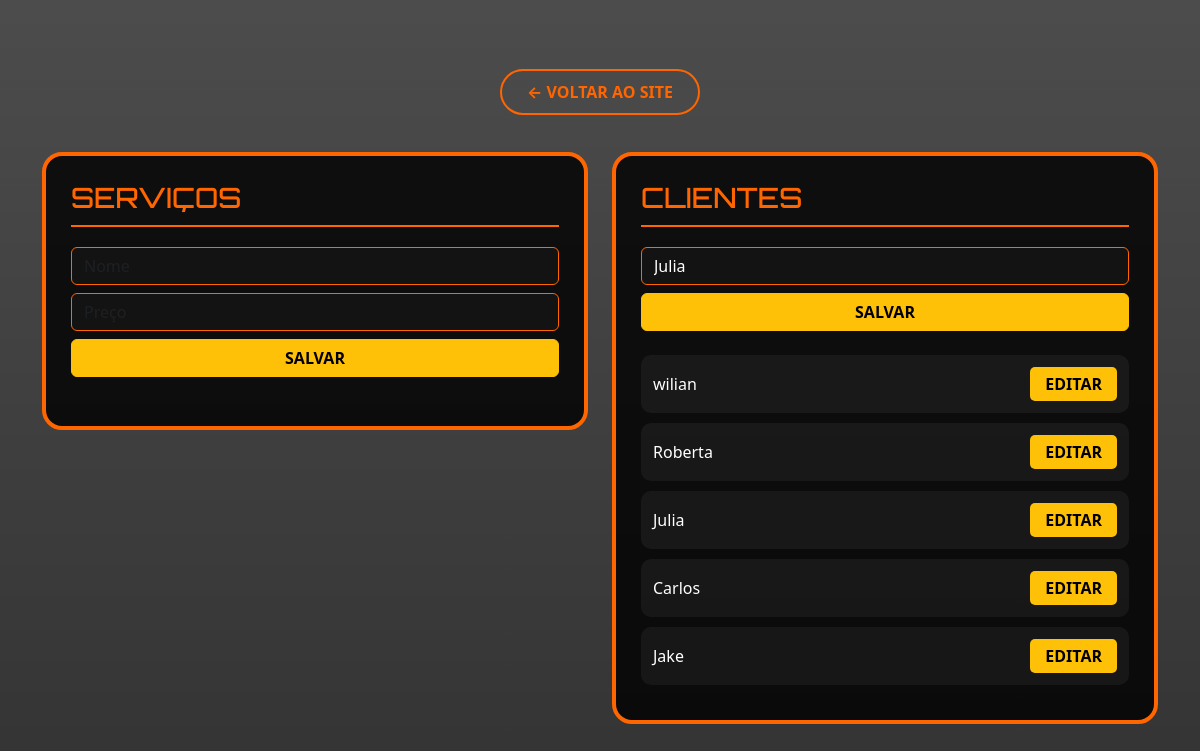
The page /painel/?edit_cliente=3 on the database as committed earlier.
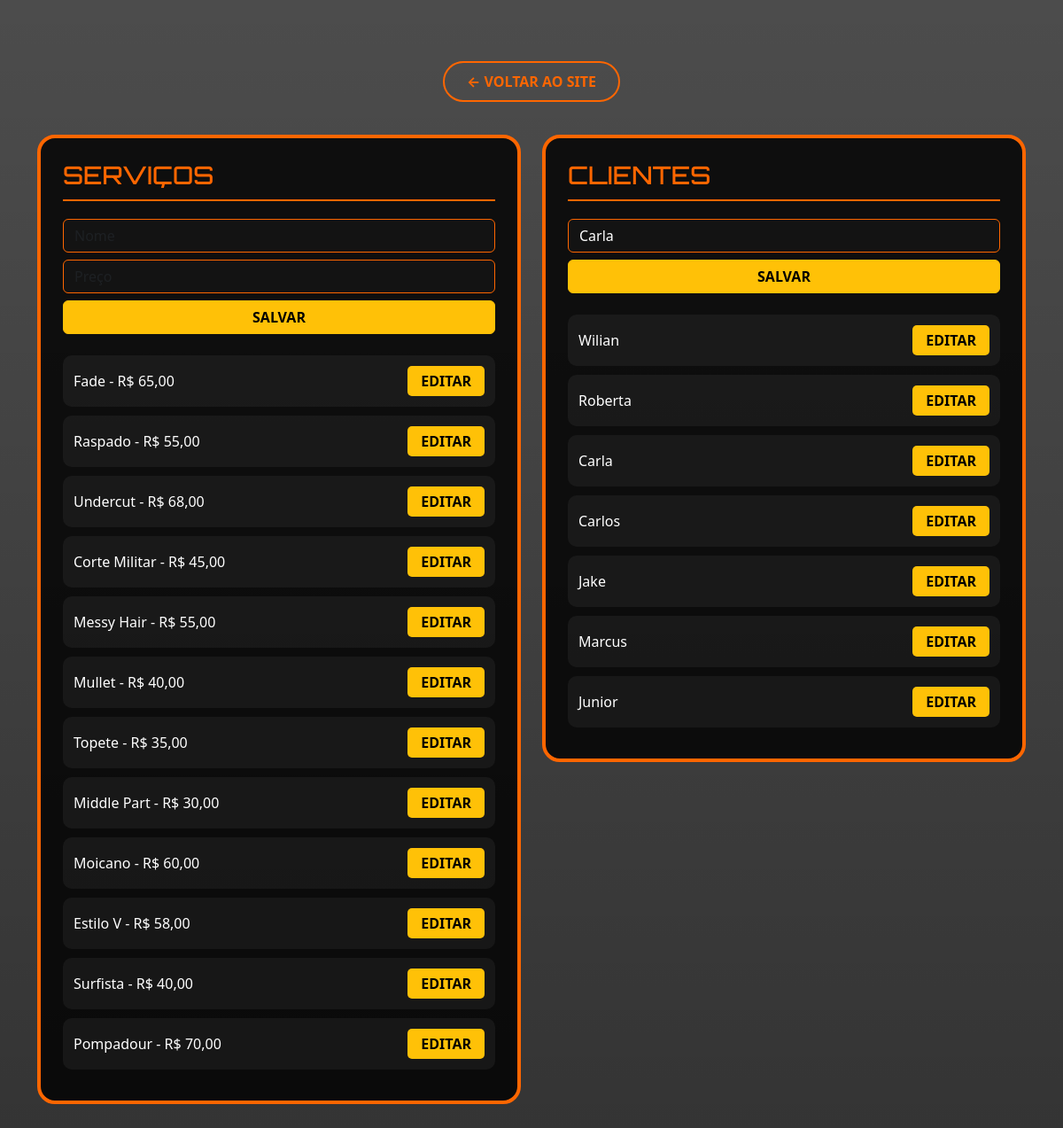
The same page on the database as committed later.
### core/models.py (models this page shows, shortened)
class Cliente(models.Model):
    nome = models.CharField(max_length=100)

class Servico(models.Model):
    nome = models.CharField(max_length=100)
    preco = models.DecimalField(max_digits=10, decimal_places=2)

### core/views.py (the view, shortened to what this page needs)
# urls.py: path('painel/', painel, name='painel'),
def painel(request):
    lang = request.session.get('django_language', 'pt-br')
    servico_edit = Servico.objects.filter(id=request.GET.get('edit_servico')).first()
    cliente_edit = Cliente.objects.filter(id=request.GET.get('edit_cliente')).first()
    return render(request, 'painel.html', {
        'servicos': Servico.objects.all(), 'clientes': Cliente.objects.all(),
        'servico_edit': servico_edit, 'cliente_edit': cliente_edit, 't': get_textos(lang)
    })

### core/templates/painel.html (shortened to what this page needs)
{% load static %}
<!DOCTYPE html>
<html lang="pt-br">
<head>
    <link href="https://cdn.jsdelivr.net/npm/bootstrap@5.3.0/dist/css/bootstrap.min.css" rel="stylesheet">
</head>
<body>
    <div class="container text-center">
        <div class="mb-5"><a href="{% url 'index' %}" class="btn-back">← {{ t.voltar }}</a></div>
        <div class="row text-start">
            <div class="col-md-6">
                <div class="panel-card">
                    <h3 class="section-title">{{ t.servicos }}</h3>
                    <form method="POST" class="mb-4">{% csrf_token %}
                        <input type="text" name="nome" class="form-control mb-2" value="{{ servico_edit.nome }}" placeholder="Nome" required>
                        <input type="number" step="0.01" name="preco" class="form-control mb-2" value="{{ servico_edit.preco }}" placeholder="Preço" required>
                        <button class="btn btn-warning w-100 fw-bold">{{ t.salvar }}</button>
                    </form>
                    {% for s in servicos %}
                    <div class="list-item">
                        <span>{{ s.nome }} - R$ {{ s.preco }}</span>
                        <a href="?edit_servico={{ s.id }}" class="btn-edit">{{ t.editar }}</a>
                    </div>
                    {% endfor %}
                </div>
            </div>
            <div class="col-md-6">
                <div class="panel-card">
                    <h3 class="section-title">{{ t.clientes }}</h3>
                    <form method="POST" class="mb-4">{% csrf_token %}
                        <input type="text" name="nome" class="form-control mb-2" value="{{ cliente_edit.nome }}" placeholder="Nome" required>
                        <button class="btn btn-warning w-100 fw-bold">{{ t.salvar }}</button>
                    </form>
                    {% for c in clientes %}
                    <div class="list-item">
                        <span>{{ c.nome }}</span>
                        <a href="?edit_cliente={{ c.id }}" class="btn-edit">{{ t.editar }}</a>
                    </div>
                    {% endfor %}
                </div>
            </div>
        </div>
    </div>
</body>
</html>

Rows that differ between the two databases and show on the page:
added Servico: nome "Fade", preco "65,00", editar "EDITAR"
added Servico: nome "Raspado", preco "55,00", editar "EDITAR"
added Servico: nome "Undercut", preco "68,00", editar "EDITAR"
added Servico: nome "Corte Militar", preco "45,00", editar "EDITAR"
added Servico: nome "Messy Hair", preco "55,00", editar "EDITAR"
added Servico: nome "Mullet", preco "40,00", editar "EDITAR"
added Servico: nome "Topete", preco "35,00", editar "EDITAR"
added Servico: nome "Middle Part", preco "30,00", editar "EDITAR"
added Servico: nome "Moicano", preco "60,00", editar "EDITAR"
added Servico: nome "Estilo V", preco "58,00", editar "EDITAR"
added Servico: nome "Surfista", preco "40,00", editar "EDITAR"
added Servico: nome "Pompadour", preco "70,00", editar "EDITAR"
changed Cliente: nome "Julia" → "Carla"
changed Cliente: nome "wilian" → "Wilian"
added Cliente: nome "Marcus", editar "EDITAR"
added Cliente: nome "Junior", editar "EDITAR"
